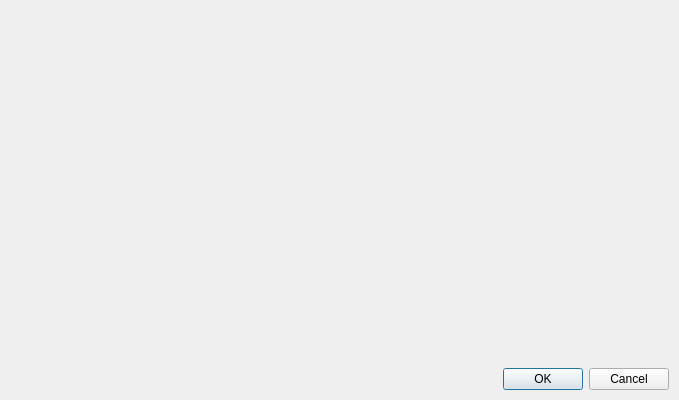
<?xml version="1.0" encoding="UTF-8"?>
<!--

***********************************************************************************
* Copyright (C) 2018 - 2020, BlockSettle AB
* Distributed under the GNU Affero General Public License (AGPL v3)
* See LICENSE or http://www.gnu.org/licenses/agpl.html
*
**********************************************************************************

-->
<ui version="4.0">
 <class>CoinControlDialog</class>
 <widget class="QDialog" name="CoinControlDialog">
  <property name="geometry">
   <rect>
    <x>0</x>
    <y>0</y>
    <width>679</width>
    <height>400</height>
   </rect>
  </property>
  <property name="windowTitle">
   <string>Select Inputs</string>
  </property>
  <layout class="QVBoxLayout" name="verticalLayout">
   <property name="spacing">
    <number>0</number>
   </property>
   <property name="leftMargin">
    <number>0</number>
   </property>
   <property name="topMargin">
    <number>0</number>
   </property>
   <property name="rightMargin">
    <number>0</number>
   </property>
   <property name="bottomMargin">
    <number>0</number>
   </property>
   <item>
    <widget class="CoinControlWidget" name="widgetCoinControl" native="true"/>
   </item>
   <item>
    <widget class="QFrame" name="verticalFrame">
     <property name="sizePolicy">
      <sizepolicy hsizetype="Preferred" vsizetype="Fixed">
       <horstretch>0</horstretch>
       <verstretch>0</verstretch>
      </sizepolicy>
     </property>
     <property name="buttonBar" stdset="0">
      <bool>true</bool>
     </property>
     <layout class="QVBoxLayout" name="verticalLayout_2">
      <property name="spacing">
       <number>10</number>
      </property>
      <property name="leftMargin">
       <number>10</number>
      </property>
      <property name="topMargin">
       <number>10</number>
      </property>
      <property name="rightMargin">
       <number>10</number>
      </property>
      <property name="bottomMargin">
       <number>10</number>
      </property>
      <item>
       <widget class="QDialogButtonBox" name="buttonBox">
        <property name="orientation">
         <enum>Qt::Horizontal</enum>
        </property>
        <property name="standardButtons">
         <set>QDialogButtonBox::Cancel|QDialogButtonBox::Ok</set>
        </property>
       </widget>
      </item>
     </layout>
    </widget>
   </item>
  </layout>
 </widget>
 <customwidgets>
  <customwidget>
   <class>CoinControlWidget</class>
   <extends>QWidget</extends>
   <header>CoinControlWidget.h</header>
   <container>1</container>
  </customwidget>
 </customwidgets>
 <resources/>
 <connections/>
</ui>
